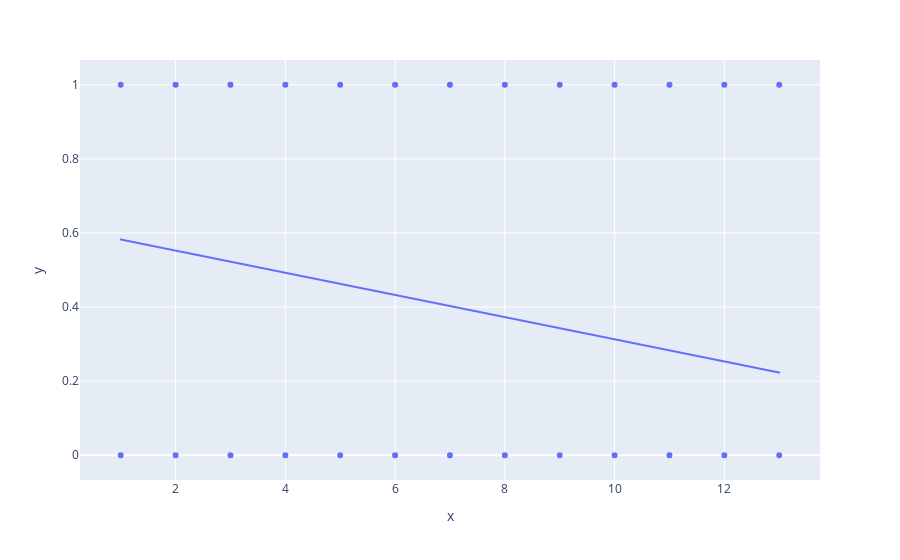

Notebook source saved alongside this figure:
### Code cell
fig = px.scatter(x = res_new["age_category"], y = res_new["cancelled_trial_flg"], trendline="ols")
fig.show()
results = px.get_trendline_results(fig)
print(results)
results.px_fit_results.iloc[0].summary()

### Figure 1 — Plotly figure (JSON) as saved in the notebook; plotly's stock layout.template omitted (floating-point values rounded to 4 significant figures; data arrays with more than 128 entries replaced by an {"elided": "..."} marker saying what was removed)
{"data": [{"hovertemplate": "x=%{x}<br>y=%{y}<extra></extra>", "legendgroup": "", "marker": {"color": "#636efa", "symbol": "circle"}, "mode": "markers", "name": "", "showlegend": false, "type": "scattergl", "x": {"elided": "30491 int values"}, "xaxis": "x", "y": {"elided": "30491 int values"}, "yaxis": "y"}, {"hovertemplate": "<b>OLS trendline</b><br>y = -0.0299248 * x + 0.612217<br>R<sup>2</sup>=0.020592<br><br>x=%{x}<br>y=%{y} <b>(trend)</b><extra></extra>", "legendgroup": "", "marker": {"color": "#636efa", "symbol": "circle"}, "mode": "lines", "name": "", "showlegend": false, "type": "scattergl", "x": {"elided": "30491 int values"}, "xaxis": "x", "y": {"elided": "30491 float values"}, "yaxis": "y"}], "layout": {"legend": {"tracegroupgap": 0}, "margin": {"t": 60}, "xaxis": {"anchor": "y", "domain": [0, 1], "title": {"text": "x"}}, "yaxis": {"anchor": "x", "domain": [0, 1], "title": {"text": "y"}}}}
